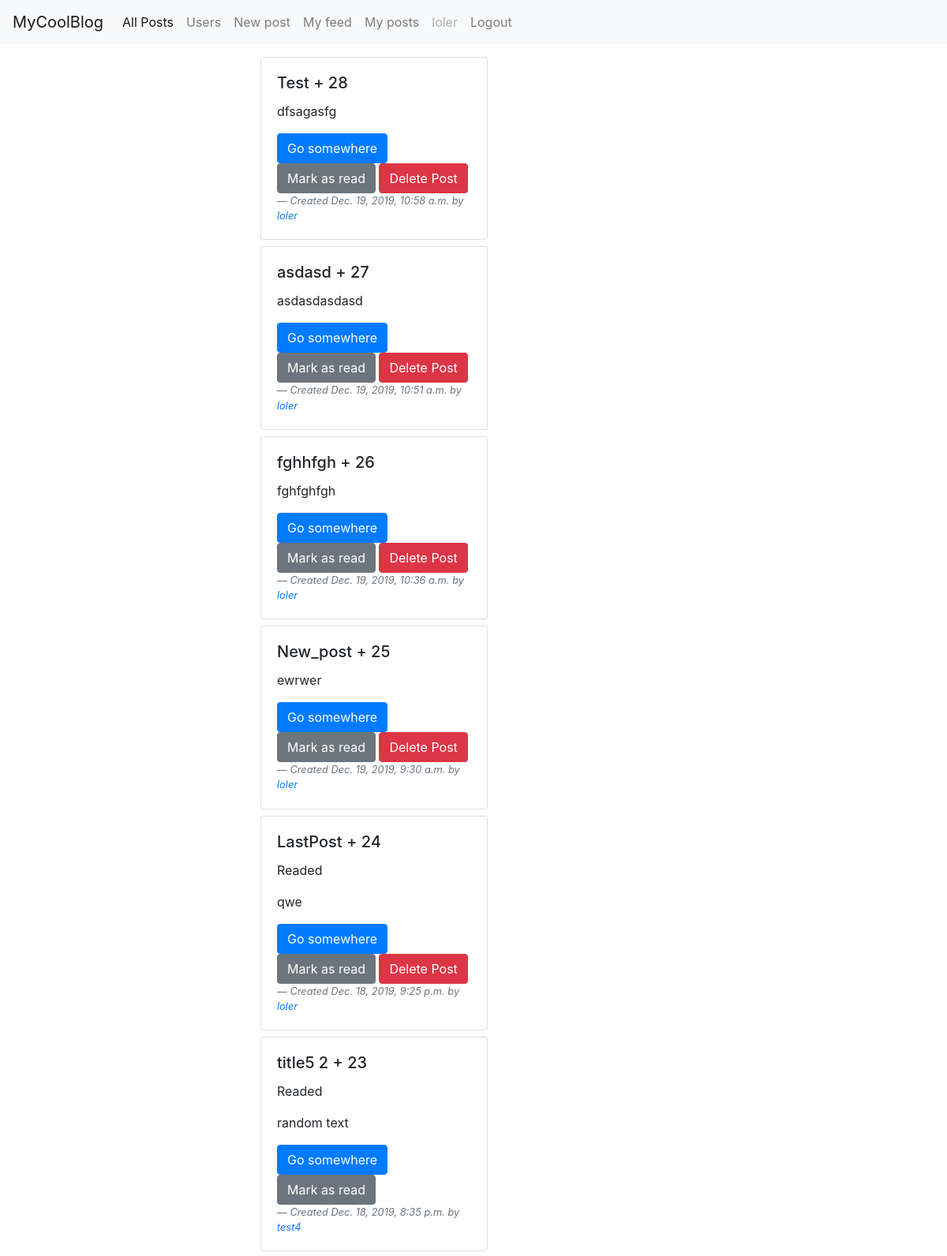
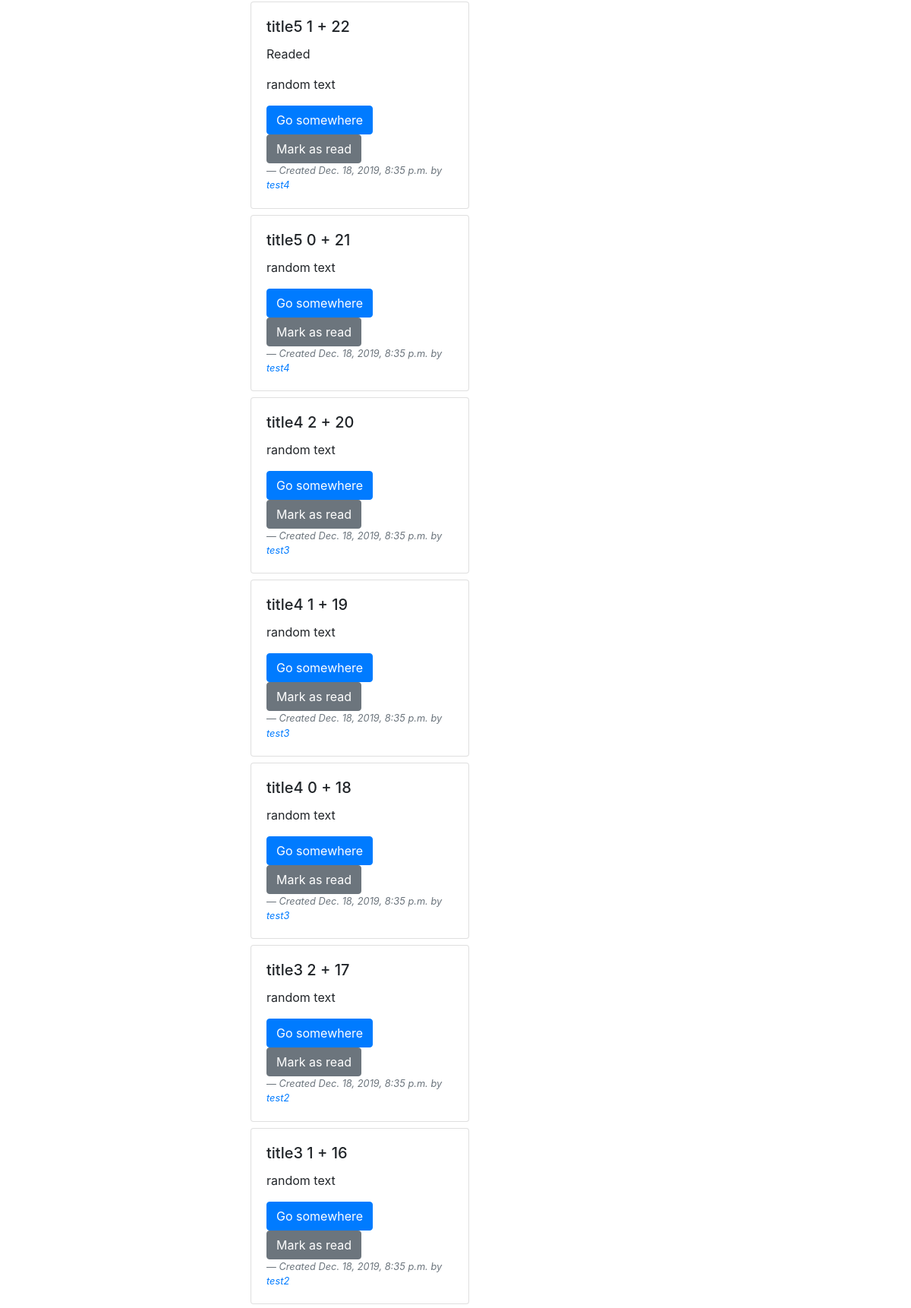
The app's page / (signed in, upper part), older data (2 pictures, top to bottom).
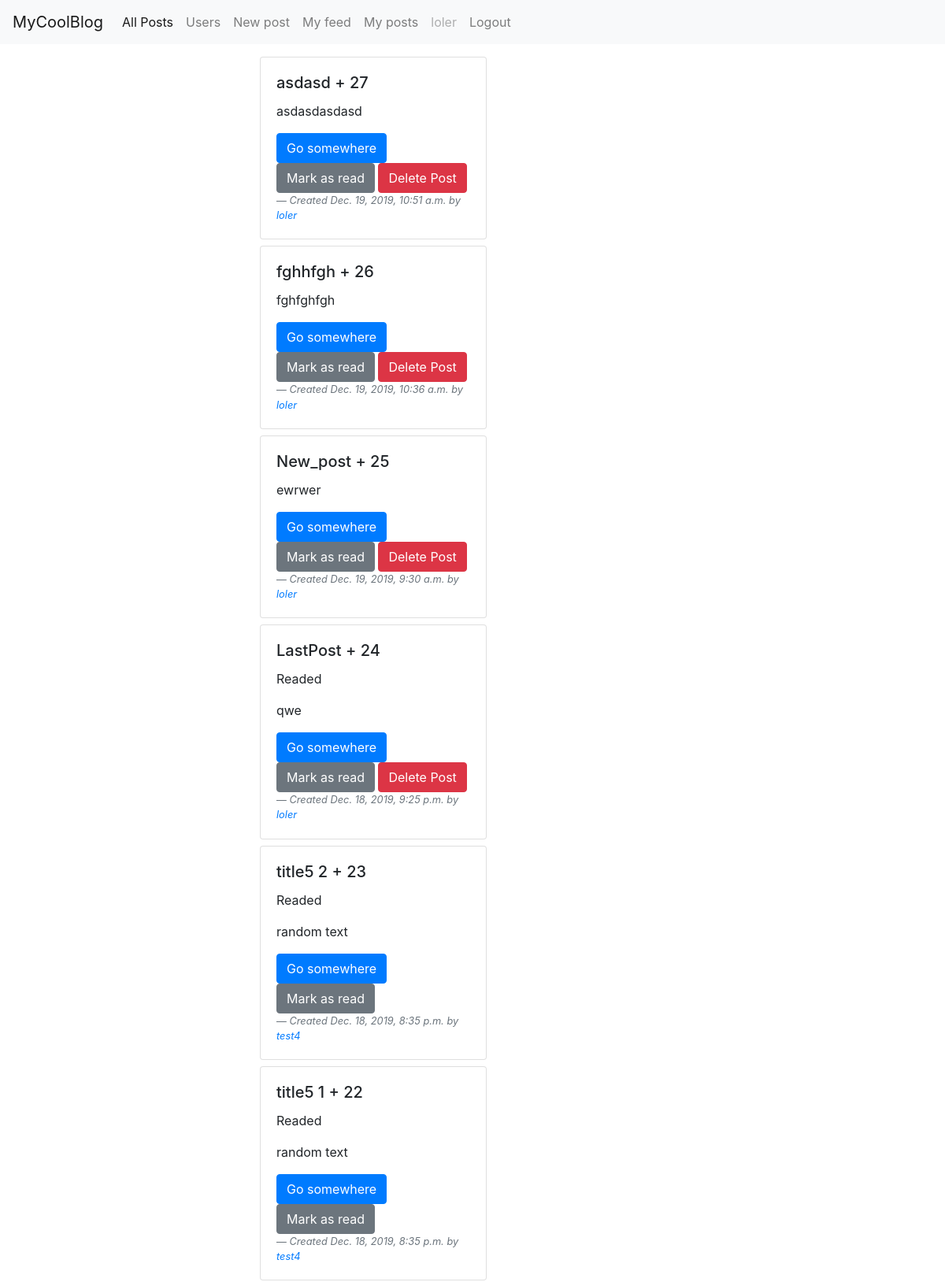
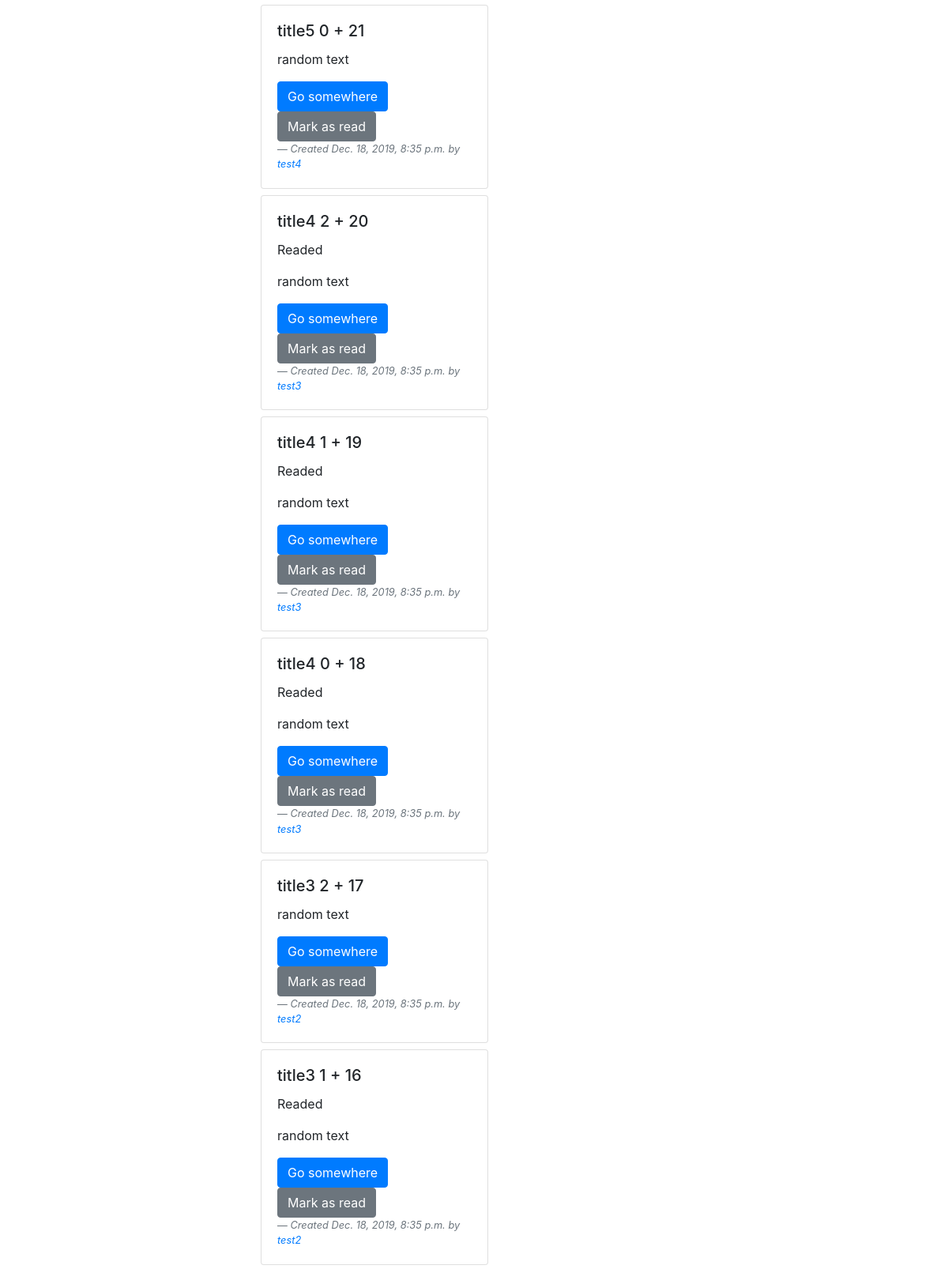
The same page, newer data (2 pictures, top to bottom).
### posts/models.py (models this page shows, shortened)
class Post(models.Model):
    title = models.CharField(max_length=50)
    text = models.CharField(max_length=255)
    created = models.DateTimeField(auto_now_add=True)
    author = models.ForeignKey(Account,
                                on_delete=models.CASCADE)
    readed_by = models.ManyToManyField(Account,
                                related_name='readed_posts',
                                blank = True)

### accounts/models.py (models this page shows)
class Account(models.Model):
    user = models.OneToOneField(User,
                             on_delete=models.CASCADE,
                             related_name = 'account')
    folowers = models.ManyToManyField("self",
                                      related_name='readers',
                                      symmetrical=False,
                                      blank=True)
    def __str__(self):
        return self.user.username

### posts/views.py (the view)
# urls.py: path('', PostsListView.as_view(), name='posts'),
class PostsListView(LoginRequiredMixin, ListView):
    queryset = Post.objects.all()
    context_object_name = 'posts'
    template_name = 'posts/posts.html'
    ordering = ['-created']

### templates/posts/posts.html
{% extends "../main.html" %}
{% block content %}
{% for post in posts%}
    <div class="card mb-2" style="width: 18rem;">
        <div class="card-body">
            <h5 class="card-title">{{post.title}} + {{post.pk}}</h5>
            {% if user.account in post.readed_by.all  %}
            <p class="card-text">Readed</p>
            {% endif %}
            <p class="card-text">{{post.text}}</p>
        <a href="{% url 'post_detail' post.id %}" class="btn btn-primary">Go somewhere</a>
        <a href="{% url 'post_readed' post.id %}" class="btn btn-secondary">Mark as read</a>
        {% if user.account == post.author %}
            <a href="{% url 'post_delete' post.id %}" class="btn btn-danger">Delete Post</a>
            {% endif %}
        <footer class="blockquote-footer"><cite title="Source Title">Created {{post.created}} by <a href="{% url 'profile' post.author.pk%}"> {{post.author}}</a></cite></footer>
  </div>
</div>
{% endfor %}
{% endblock content %}

### templates/main.html (shortened to what this page needs)
 <!doctype html>
<html lang="en">
  <head>
    <link rel="stylesheet" href="https://stackpath.bootstrapcdn.com/bootstrap/4.3.1/css/bootstrap.min.css">
  </head>
  <body>
  <nav class="navbar navbar-expand-lg mb-3 navbar-light bg-light">
  <a class="navbar-brand" href="#">MyCoolBlog</a>
  <div class="collapse navbar-collapse" id="navbarSupportedContent">
    <ul class="navbar-nav mr-auto">
      <li class="nav-item active">
        <a class="nav-link" href="{%url 'posts'%}"> All Posts<span class="sr-only">(current)</span></a>
      </li>
      <li class="nav-item">
        <a class="nav-link" href="{% url 'profiles'%}">Users</a>
      </li>
      <li class="nav-item">
        <a class="nav-link" href="{% url 'post_create'%}">New post</a>
      </li>
      <li class="nav-item">
        <a class="nav-link" href="{%url 'post_for_user' user.account.pk%}">My feed</a>
      </li>
      <li class="nav-item">
        <a class="nav-link" href="{%url 'post_by_user' user.account.pk%}">My posts</a>
      </li>
      {% if user.is_authenticated %}
        <li class="nav-item">
        <a class="nav-link disabled" href="#" tabindex="-1" aria-disabled="true">{{user.username}}</a>
      </li>
      <li class="nav-item">
        <a class="nav-link" href="{% url 'logout'%}">Logout</a>
      </li>
      {% endif %}
    </ul>
  </div>
</nav>
  <div class="container">
      <div class="row">
          <div class="col-6 offset-3">
            {% block content %}
            {% endblock content %}
          </div>
      </div>
  </div>
  </body>
</html>

Row changes from the older to the newer data that the page shows:
removed Post: title "Test", pk "28", text "dfsagasfg", shows "Delete Post", created "Dec. 19, 2019, 10:58 a.m.", author "loler"
shown differently, row unchanged: Post "title4 2": now shows "Readed"
shown differently, row unchanged: Post "title4 1": now shows "Readed"
shown differently, row unchanged: Post "title4 0": now shows "Readed"
shown differently, row unchanged: Post "title3 1": now shows "Readed"
